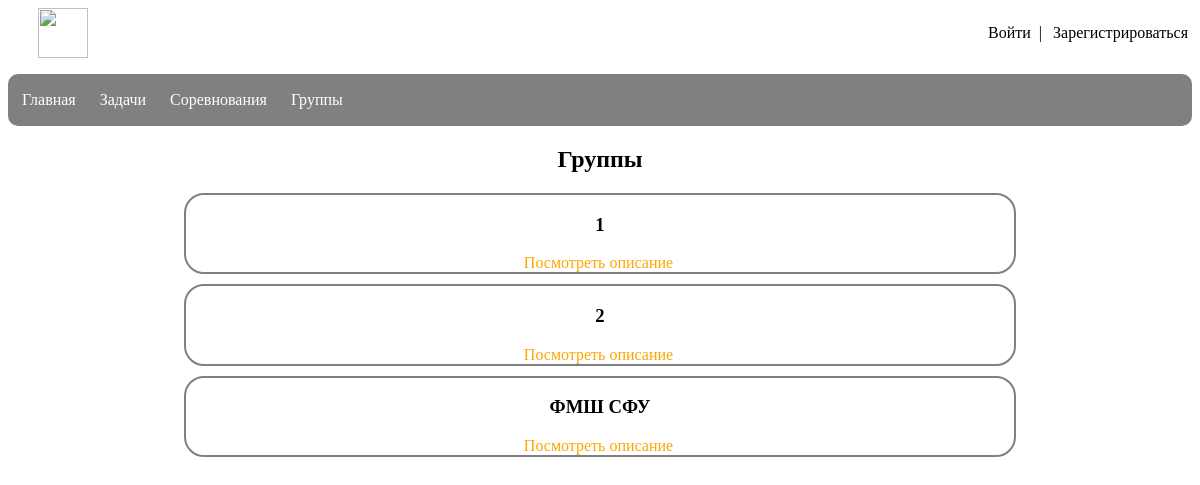
Before: /groups with the older database file.
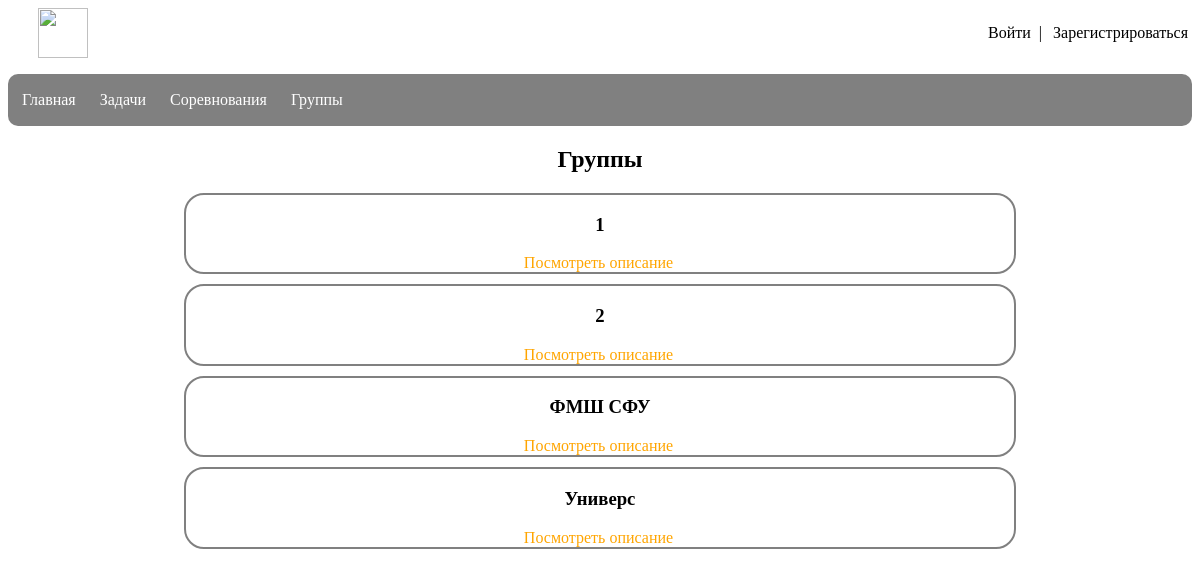
After: the same page with the newer database file.
### app/models.py (models this page shows, shortened)
class Groups(db.Model):
    id = db.Column(db.Integer, primary_key=True)
    title = db.Column(db.String(100), unique=True, nullable=False)
    statement = db.Column(db.Text, nullable=True)
    users = db.relationship('UserGroup', backref='group', lazy='dynamic')

### app/routes.py (the view)
@app.route('/groups', defaults={'id': None})
@app.route('/groups/<int:id>')
def groups(id):
    if id:
        group = Groups.query.get(id)
        return render_template('groups.html', id=id, group=group)
    groups = Groups.query.all()
    return render_template('groups.html', id=id, groups=groups)

### app/templates/groups.html (shortened to what this page needs)
{% extends "base.html" %}
{% block content %}
<body>
    <div class="container">
        <h2>Группы</h2>
        <section>
            {% if groups %}
                <div class="group-list">
                    {% for group in groups %}
                        <div class="group-card">
                            <h3>{{ group.title }}</h3>
                            <a href="{{ url_for('group_detail', group_id=group.id) }}" class="sub" >Посмотреть описание</a>
                        </div>
                    {% endfor %}
                </div>
            {% else %}
                <p>Нет доступных групп для присоединения.</p>
            {% endif %}
        </section>
    </div>
</body>
</html>
{% endblock %}

### app/templates/base.html (shortened to what this page needs)
<html>
    <head>
        <link type="text/css" href="../static/css/styles.css" rel="stylesheet" />
    </head>
    <body>
        <div id="header">
            <a href="/"><img class="logo" src="../static/images/logo.png"></a>
            <div>
                {% if current_user.is_anonymous %}
                <a href="/login" class="login">Войти</a>
                |
                <a href="/register" class="login">Зарегистрироваться</a>
                {% else %}
                <a href="/profile" id="profile_button"> {{ current_user.username }} </a>
                |
                <a href="{{ '/logout' }}" class="login">Выйти</a>
                {% endif %}
            </div>
        </div>
        <div id="menu">
            <ul>
                <li><a href="/">Главная</a></li>
                <li><a href="/tasks">Задачи</a></li>
                <li><a href="/contests">Соревнования</a></li>
                <li><a href="/groups">Группы</a></li>
            </ul>
        </div>
        {% block content %}{% endblock %}
    </body>
</html>

### app/static/css/styles.css (style rules this page uses)
body { font-family: Comic Sans MS; }
ul { list-style-type: none; padding: 7px; overflow: hidden; background-color: grey; border-radius: 10px; }
.logo { height: 50px; margin-left: 30px; }
#header { display: flex; justify-content: space-between; align-items: center; }
.login { color: black; text-align: center; }
.login { padding: 4px; padding-left: 7px; color: black; border-radius: 5px; text-decoration: none; }
li { float: left; }
li a { display: block; color: white; text-align: center; margin-right: 10px; padding: 10px; padding-left: 7px; padding-right: 7px; border-radius: 10px; text-decoration: none; }
h2 { text-align: center; }
.group-card { text-align: center; border: 2px solid grey; width: 70%; border-radius: 20px; margin-left: auto; margin-right: auto; margin-bottom: 10px; }
.sub { padding: 10px; padding-left: 7px; color: orange; border-radius: 5px; text-decoration: none; }

Changed rows visible on the page:
added Groups: title "Универс"
